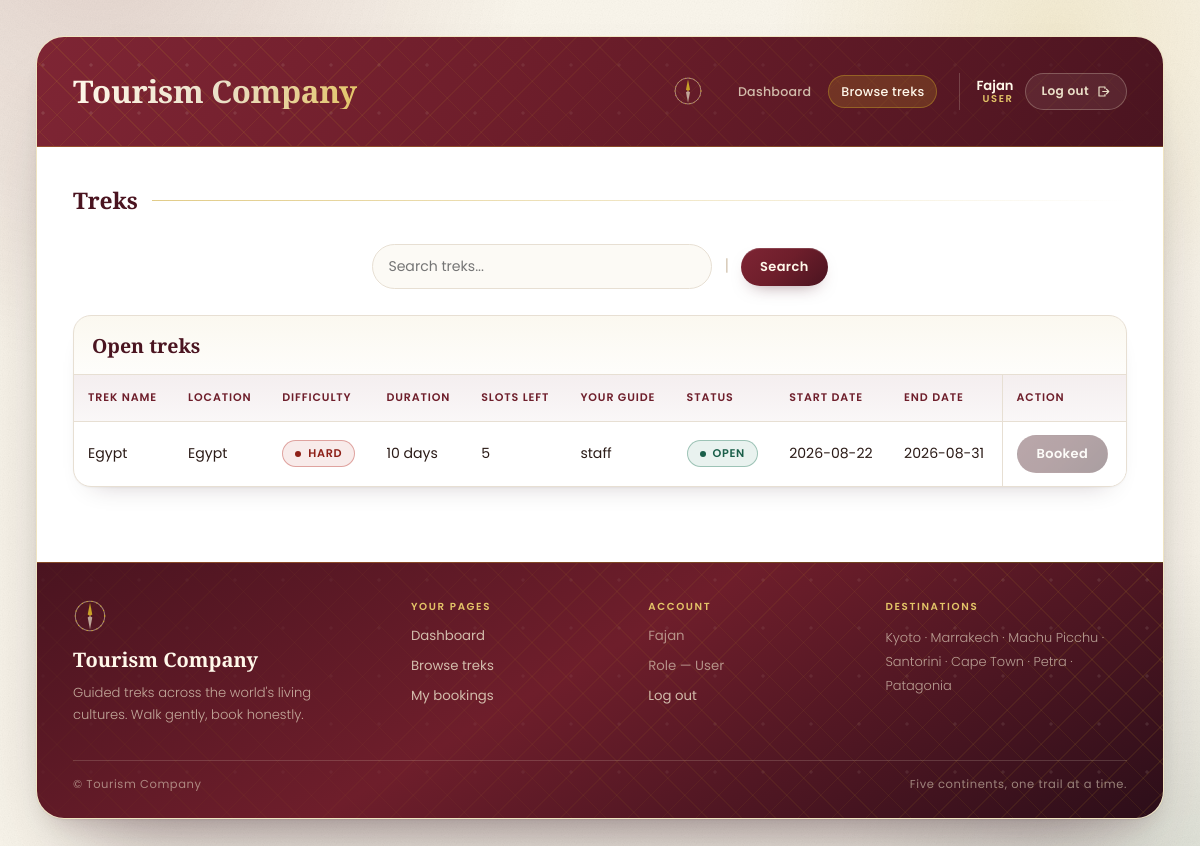
/all_treks (signed in), run on the app's committed database.
### models.py (models this page shows)
class trek(db.Model):
    trek_id = db.Column(db.Integer, primary_key = True)
    trek_name = db.Column(db.String, nullable = False)
    location = db.Column(db.String, nullable = False)
    difficulty = db.Column(db.String, nullable = False)
    duration_days = db.Column(db.Integer, nullable = False)
    available_slots = db.Column(db.Integer,  nullable = False)
    ass_staff_id = db.Column(db.Integer, nullable = False)
    status = db.Column(db.String, nullable = False)
    start_date = db.Column(db.Date, nullable = False)
    end_date = db.Column(db.Date, nullable = False)

class user(db.Model):
    user_id = db.Column(db.Integer, primary_key = True)
    name = db.Column(db.String, nullable = False)
    email = db.Column(db.String, unique = True,nullable = False)
    password = db.Column(db.String, nullable = False)
    phone = db.Column(db.String, nullable = False)
    address = db.Column(db.String, nullable = False)
    role = db.Column(db.String, nullable = False)
    status = db.Column(db.String, nullable = False)

### controller.py (the view, shortened to what this page needs)
@admin_routes.route("/all_treks", methods = ["GET"])
def all_treks():
    role = session.get("user_role")
    if role not in ("Admin", "User"):
        return redirect("/login")
    search_word = request.args.get("searchtrek", "").strip()
    query = db.session.query(trek)
    if role == "User":
        query = query.filter(trek.status == "Open")
    all_t = query.order_by(trek.start_date).all()
    if role == "Admin":
        return render_template('all_treks.html', all_t = all_t, search_word = search_word, staff_names = staff_name_map())
    booked_ids = {b.trek_id for b in booking.query.filter_by(user_id = session['user_id']).all()}
    return render_template("all_trek_user.html", all_t = all_t, search_word = search_word, staff_names = staff_name_map(), booked_ids = booked_ids)

### controller.py (called while the page is built)
def staff_name_map():
    return {s.user_id: s.name for s in db.session.query(user).filter(user.role == "Staff").all()}

### templates/all_trek_user.html (shortened to what this page needs)
<!doctype html>
<html lang="en">
  <head>
    <link rel="stylesheet" href="/static/main.css" />
    <link rel="stylesheet" href="/static/app_style.css" />
    <link rel="stylesheet" href="/static/app_layout.css" />
  </head>
  <body>
    <div class="container">
      <div>
        <h2 class="center">Tourism Company</h2>
        {% include "_topbar.html" %}
      </div>
      <div class="dashboard-form">
        <h3 class="center">Treks</h3>
        <div class="center">
          <form action="/all_treks" method="GET">
            <input type="text" name="searchtrek" value="{{ search_word }}" placeholder="Search treks..." /> |
            <input type="submit" value="Search" />
          </form>
        </div>
        <div class="table-wrap">
          <table class="center" name="Treks" border="1">
            <caption class="center">
              Open treks{% if search_word %} matching "{{ search_word }}"{% endif %}
            </caption>
            <tr>
              <th>Trek Name</th>
              <th>Location</th>
              <th>Difficulty</th>
              <th>Duration</th>
              <th>Slots Left</th>
              <th>Your Guide</th>
              <th>Status</th>
              <th>Start Date</th>
              <th>End Date</th>
              <th>Action</th>
            </tr>
            {% for t in all_t %}
            <tr>
              <td data-label="Trek Name">{{ t.trek_name }}</td>
              <td data-label="Location">{{ t.location }}</td>
              <td data-label="Difficulty"><span class="pill pill-{{ t.difficulty|lower }}">{{ t.difficulty }}</span></td>
              <td data-label="Duration">{{ t.duration_days }} day{{ 's' if t.duration_days != 1 else '' }}</td>
              <td data-label="Slots Left">{{ t.available_slots }}</td>
              <td data-label="Your Guide">{{ staff_names.get(t.ass_staff_id, 'To be assigned') }}</td>
              <td data-label="Status"><span class="pill pill-{{ t.status|lower }}">{{ t.status }}</span></td>
              <td data-label="Start Date">{{ t.start_date }}</td>
              <td data-label="End Date">{{ t.end_date }}</td>
              <td data-label="Action">
                {% if t.trek_id in booked_ids %}
                  <button type="button" disabled>Booked</button>
                {% else %}
                  <form action="/book_trek/{{ t.trek_id }}" method="POST" style="display:inline;">
                    <button type="submit" class="button-link">Book</button>
                  </form>
                {% endif %}
              </td>
            </tr>
            {% else %}
            <tr class="is-empty">
              <td colspan="10">
                {% if search_word %}No open treks match "{{ search_word }}".{% else %}No treks are open for booking right now - check back soon.{% endif %}
              </td>
            </tr>
            {% endfor %}
          </table>
        </div>
      </div>
      {% include "_appfoot.html" %}
    </div>
  </body>
</html>

### static/app_style.css (style rules this page uses)
.container > div:has(> h2.center) { display:flex; flex-wrap:wrap; align-items:center; gap:14px 22px; }
.container > div > h2.center { margin-right:auto; }
.container { animation:card-in .62s var(--ease) both; }
.container > div:has(> h2.center) > * { animation:head-in .55s var(--ease) both .1s; }
.dashboard-form > * { animation:block-in .5s var(--ease) both; }
.dashboard-form > *:nth-child(1) { animation-delay:.10s; }
.dashboard-form > *:nth-child(2) { animation-delay:.16s; }
.dashboard-form > *:nth-child(3) { animation-delay:.22s; }
.dashboard-form h3::after { transform-origin:left; animation:rule-draw .8s var(--ease) both .3s; }
.row-in { animation:row-in .42s var(--ease) both; animation-delay:calc(min(var(--row,0),14) * 45ms + .18s); }
.table-wrap tr { transition:background-color .18s var(--ease),box-shadow .22s var(--ease); }
.pill { transition:transform .18s var(--ease),box-shadow .2s var(--ease); }
.pill-open::before, .pill-pending::before, .pill-booked::before { animation:pill-pulse 2.6s var(--ease) infinite; }
.button-link, .dashboard-form button { position:relative;overflow:hidden; }
.button-link::after, .dashboard-form button::after { content:""; position:absolute; top:0; left:-120%; width:60%; height:100%; pointer-events:none; background:linear-gradient(100deg,transparent,rgba(255,255,255,.32),transparent); transition:left .55s var(--ease); }

### static/app_layout.css (style rules this page uses)
body:has(.dashboard-form) { align-items:stretch; }
.container:has(.dashboard-form) { grid-template-rows:auto 1fr auto; min-height:calc(100vh - 2 * clamp(16px,3vw,40px)); min-height:calc(100dvh - 2 * clamp(16px,3vw,40px)); }

### data on the page
trek: trek_name "Egypt", location "Egypt", difficulty "HARD", duration_days "10", duration_days "s", available_slots "5", status "OPEN", start_date "2026-08-22", end_date "2026-08-31", shows "Booked"
user: get "staff"

### other printed values
{{ session.get('user_name', 'Signed in') }} "Fajan"
{{ role }} "USER"
{{ role }} "User"
